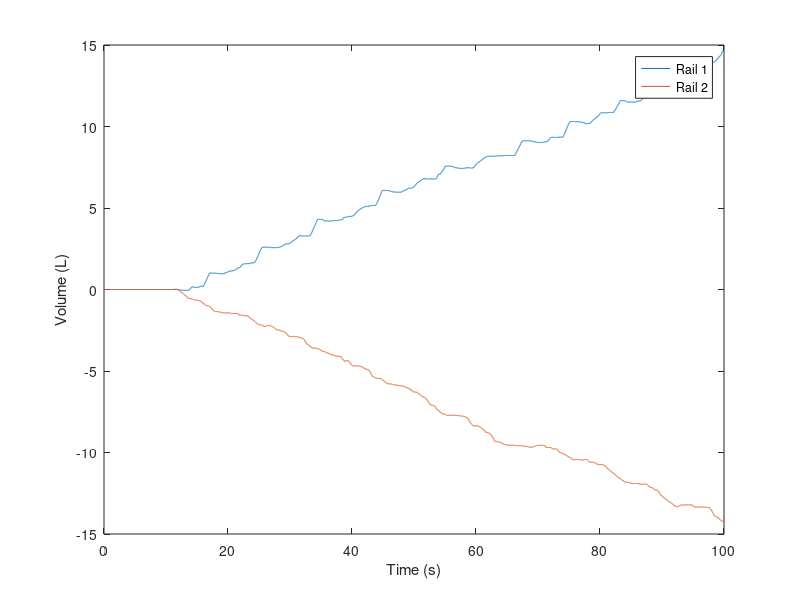

Write the MATLAB code that produced this figure. (Note: this script raises an error after producing the figure.)
%% This code is the one used for the FPMC paper

% Fill / empty the rails so that the accumulators sizes are minimized.

% This version has adjusted the Cost2Switch to hopefully do its job better,
% although the success of this feature has not been tested and is hard to
% see in regular drive cycles. A Drive cycle could be cooked up to test
% whether switches are correctly penalyzed.


clear, close all
% Load Drive Cycle
load('JCB5T_C0P_3CPR_Flows.mat')
% Posative flow is flow leaving the accumulator




% Start at t(end)
dt = t(2)-t(1);
dtscale = 20; % Step through DP at a different time step than the one given by Drive Cycle
DPdt = dtscale*dt;
DPt = 0:DPdt:t(end);


V1 = cumsum(QR_3)*dt;
V2 = cumsum(QR_1)*dt;
V = [V1 V2];
figure, plot(t,V1*1e3,t,V2*1e3)
legend('Rail 1','Rail 2'), ylabel('Volume (L)'), xlabel('Time (s)')

% Set flow rate and cost to switch
Qave = max(abs(V(end,:)/t(end)));
Q = 7.6826e-04;
Cost2Switch = 0*1e-2;

perc_threshold = .1;
K = 1.4;

% nn is the number of time steps with flow it takes to get the the required
% volume
nn = max(ceil(V1(end)/Q/DPdt) +2,ceil(V2(end)/-Q/DPdt) +2);


% Make V_MP - which is a matrix of possible values of V_p at each time
for i = 0:nn-1
    V_MP1(i+1) = i*Q*DPdt;
end
V_MP = [(V_MP1) (-V_MP1)];


% Build the cost
J = NaN(nn^size(V,2),length(DPt));
ind = J;
V1_min = J ;
V1_max = J ;
V2_min = J ;
V2_max = J ;

% Make indexers
a = fliplr(cumsum(ones(1,length(V_MP1)))); b = 2*a(1):-1:a(1)+1;
[x,y] = meshgrid(a,b); X = x(:); Y = y(:);

V1_min(:,end) = -(V(end,1)-V_MP(X));
V1_max(:,end) = -(V(end,1)-V_MP(X));
V2_min(:,end) = -(V(end,2)-V_MP(Y));
V2_max(:,end) = -(V(end,2)-V_MP(Y));

for iii = 1:nn^size(V,2)
    J(iii,end) = get_accum_size(V1_min(iii,end),V1_max(iii,end),perc_threshold,K) + get_accum_size(V2_min(iii,end),V2_max(iii,end),perc_threshold,K) ;
end


%
%PercentDone = 0
for k = 1:length(DPt)-1
    [~,t_ind] = min(abs(t-(t(end)-k*DPdt)));
    
    delV1 = -(V1(t_ind:t_ind+dtscale-1)-V_MP(1));
    delV2 = -(V1(t_ind:t_ind+dtscale-1)-V_MP(1));
    V1_min(1,end-k) = min([V1_min(1,end-k+1), min(delV1)]);
    V1_max(1,end-k) = max([V1_max(1,end-k+1), max(delV1)]);
    V2_min(1,end-k) = min([V2_min(1,end-k+1), min(delV2)]);
    V2_max(1,end-k) = max([V2_max(1,end-k+1), max(delV2)]);

    J(1,end-k) = get_accum_size(V1_min(1,end-k+1),V1_max(1,end-k+1),perc_threshold,K) + get_accum_size(V2_min(1,end-k+1),V2_max(1,end-k+1),perc_threshold,K);

    ind(1,end-k) = 4;
    for j = 2:nn^size(V,2)
        if V_MP(X(j)) == max(V_MP) % The case where rail 1 should not be filled anymore
            [~,ind(j,end-k)] = min([J(j-1,end-k+1)+Cost2Switch*(ind(j,end-k+1)==2|ind(j,end-k+1)==3|ind(j,end-k+1)==4),inf,inf,J(j,end-k+1)+Cost2Switch*(ind(j,end-k+1)==1|ind(j,end-k+1)==2|ind(j,end-k+1)==3)]);
            
        elseif V_MP(Y(j)) == min (V_MP) % The case where rail 2 should not be emptied anymore
            [~,ind(j,end-k)] = min([inf,inf,J(j-length(V_MP1),end-k+1)+Cost2Switch*(ind(j-length(V_MP1),end-k+1)==1|ind(j-length(V_MP1),end-k+1)==2|ind(j-length(V_MP1),end-k+1)==4),J(j,end-k+1)+Cost2Switch*(ind(j,end-k+1)==1|ind(j,end-k+1)==2|ind(j,end-k+1)==3)]);
            %J(j,end-k) = max( [ J(j,end-k) , abs(V(t_ind,1)-V_MP(X(j))) + abs(V(t_ind,2)-V_MP(Y(j))) ] );            
            
        else
            [~,ind(j,end-k)] = min([J(j-1,end-k+1)+Cost2Switch*(ind(j,end-k+1)==2|ind(j,end-k+1)==3|ind(j,end-k+1)==4),J(j-1-length(V_MP1),end-k+1)+Cost2Switch*(ind(j-1-length(V_MP1),end-k+1)==1|ind(j-1- length(V_MP1),end-k+1)==3|ind(j-1- length(V_MP1),end-k+1)==4),J(j-length(V_MP1),end-k+1)+Cost2Switch*(ind(j-length(V_MP1),end-k+1)==1|ind(j-length(V_MP1),end-k+1)==2|ind(j-length(V_MP1),end-k+1)==4),J(j,end-k+1)+Cost2Switch*(ind(j,end-k+1)==1|ind(j,end-k+1)==2|ind(j,end-k+1)==3)]);
            %J(j,end-k) = max([J(j,end-k) , abs(V(t_ind,1)-V_MP(X(j))) + abs(V(t_ind,2)-V_MP(Y(j))) ] ); 
            %J(j,end-k) = J(j,end-k) + abs(V(t_ind,1)-V_MP(X(j))) + abs(V(t_ind,2)-V_MP(Y(j))); 
            
        end

        delV1 = -(V(t_ind:t_ind+dtscale-1,1)-V_MP(X(j)));
        delV2 = -(V(t_ind:t_ind+dtscale-1,2)-V_MP(Y(j)));

        if ind(j,end-k) == 1
            V1_min(j,end-k) = min([V1_min(j-1,end-k+1), min(delV1)]);
            V1_max(j,end-k) = max([V1_max(j-1,end-k+1), max(delV1)]);
            V2_min(j,end-k) = min([V2_min(j-1,end-k+1), min(delV2)]);
            V2_max(j,end-k) = max([V2_max(j-1,end-k+1), max(delV2)]);
        elseif ind(j,end-k) == 2
            V1_min(j,end-k) = min([V1_min(j-1-length(V_MP1),end-k+1), min(delV1)]);
            V1_max(j,end-k) = max([V1_max(j-1-length(V_MP1),end-k+1), max(delV1)]);
            V2_min(j,end-k) = min([V2_min(j-1-length(V_MP1),end-k+1), min(delV2)]);
            V2_max(j,end-k) = max([V2_max(j-1-length(V_MP1),end-k+1), max(delV2)]);
        elseif ind(j,end-k) == 3
            V1_min(j,end-k) = min([V1_min(j-length(V_MP1),end-k+1), min(delV1)]);
            V1_max(j,end-k) = max([V1_max(j-length(V_MP1),end-k+1), max(delV1)]);
            V2_min(j,end-k) = min([V2_min(j-length(V_MP1),end-k+1), min(delV2)]);
            V2_max(j,end-k) = max([V2_max(j-length(V_MP1),end-k+1), max(delV2)]);
        else
            V1_min(j,end-k) = min([V1_min(j,end-k+1), min(delV1)]);
            V1_max(j,end-k) = max([V1_max(j,end-k+1), max(delV1)]);
            V2_min(j,end-k) = min([V2_min(j,end-k+1), min(delV2)]);
            V2_max(j,end-k) = max([V2_max(j,end-k+1), max(delV2)]);
        end

        J(j,end-k) = get_accum_size(V1_min(j,end-k),V1_max(j,end-k),perc_threshold,K) + get_accum_size(V2_min(j,end-k),V2_max(j,end-k),perc_threshold,K);


    end
    
    
    
    PercentDone = 100*k/length(DPt);
    if rem(PercentDone,10) < 100/length(DPt)
        PercentDone = (round(PercentDone,-1))
    end
end
PercentDone = 100



%% Get optimal solution back out
% We have to start at zero flow
MinCost = min(J(end,1))
get_accum_size(V1_min(end,1),V1_max(end,1),perc_threshold,K) + get_accum_size(V2_min(end,1),V2_max(end,1),perc_threshold,K)

current_ind = NaN(size(J,2));
current_ind(1) = size(J,1);
for ii = 1:length(DPt)-1
    if ind(current_ind(ii),ii) == 1
        current_ind(ii+1) = current_ind(ii)-1;
    elseif ind(current_ind(ii),ii) == 2
        current_ind(ii+1) = current_ind(ii) - 1 - length(V_MP1);
    elseif ind(current_ind(ii),ii) == 3
        current_ind(ii+1) = current_ind(ii) - length(V_MP1);
    elseif ind(current_ind(ii),ii) == 4
        current_ind(ii+1) = current_ind(ii);
    end
end

% Find what the volume looks like at each time
V_p1 = 0;
V_p2 = 0;
for jj = 1:length(DPt)-1
    V_p1(jj+1) = V_p1(jj) + (ind(current_ind(jj),jj)==2|ind(current_ind(jj),jj)==3)*Q*DPdt;
    V_p2(jj+1) = V_p2(jj) - (ind(current_ind(jj),jj)==1|ind(current_ind(jj),jj)==2)*Q*DPdt;
end


% What is the required accumulator size?
for i = 1:length(t)
    [~,DPt_ind] = min(abs( DPt - t(i) + DPdt/2 - t(2)));
    DelV1(i) =  V_p1(DPt_ind) - V(i,1);
    DelV2(i)=  V_p2(DPt_ind) - V(i,2);
end
%figure, plot(t,DelV1), ylabel('$\Delta V (m^3)$','interpreter','latex'), xlabel('Time (s)','interpreter','latex')
%figure, plot(t,DelV2), ylabel('$\Delta V (m^3)$','interpreter','latex'), xlabel('Time (s)','interpreter','latex')


delV_max1 = max(DelV1) ; [delV_max1, V1_max(end,1)]
delV_min1 = min(DelV1) ; [delV_min1, V1_min(end,1)]
delV_max2 = max(DelV2) ; [delV_max2, V2_max(end,1)]
delV_min2 = min(DelV2) ; [delV_min2, V2_min(end,1)]
Accumulator_size1_actual = get_accum_size(delV_min1,delV_max1,perc_threshold,K);
Accumulator_size2_actual = get_accum_size(delV_min2,delV_max2,perc_threshold,K);

Total_Accum = Accumulator_size1_actual + Accumulator_size2_actual

figure
plot(t,V*1e3,DPt,V_p1*1e3,DPt,V_p2*1e3), legend('Rail 1 Flow','Rail 2 Flow','Flow delivered to Rail 1 by Pump','Flow delivered to Rail 2 by Pump','Location','NorthWest')
%title(['Accumulator Sizes = [',num2str(Accumulator_size1_actual*1000),' , ',num2str(Accumulator_size2_actual*1000) , ']',' Liters'])
ylabel('Volume (L)'), xlabel('Time (s)')

%% Plot Fluid volume in each accum
Vf1 = DelV1 - delV_min1;
Vf2 = DelV2 - delV_min2;

figure, plot(t,Vf1*1e3,t,Vf2*1e3), xlabel('Time (s)'), ylabel('Volume (L)')

%% plot Pressure in each accum
P1_over_Prail = ( (Accumulator_size1_actual+delV_min1) ./ (Accumulator_size1_actual - Vf1) ).^K;
P2_over_Prail = ( (Accumulator_size2_actual+delV_min2) ./ (Accumulator_size2_actual - Vf2) ).^K;

figure, plot(t,P1_over_Prail-1,t,P2_over_Prail-1), xlabel('Time (s)'), ylabel('$\frac{|P(t) - P_{rail}|}{P_{rail}}$','interpreter','latex','FontSize',22.5), hold on
plot([0, t(end)],[perc_threshold, perc_threshold],'k--',[0, t(end)],[-perc_threshold, -perc_threshold],'--k'), ylim(1.25*[-perc_threshold perc_threshold]), hold off

ylh = get(gca,'ylabel');
gyl = get(ylh);                                                         % Object Information
ylp = get(ylh, 'Position');
set(ylh, 'Rotation',0, 'Position',ylp, 'VerticalAlignment','middle', 'HorizontalAlignment','center')


%% Make table for changing perc_threshold
thresh_vals = [.05 .1 .2] ;
k_vals = [1 1.4];
[a b] = ndgrid(thresh_vals,k_vals);
a = a(:); b = b(:);
for i = 1:length(a)
    perc_threshold = a(i);
    K = b(i);
    Accumulator_Size(i) = get_accum_size(delV_min1,delV_max1,perc_threshold,K);
end
[a b Accumulator_Size'*1000]





function Vt = get_accum_size(Vmin,Vmax,chi,k)
    Vmin = min([0,Vmin]);
    Vmax = max([0,Vmax]);

    Vt_1 = -Vmin*(1-(1-chi)^(1/k))^(-1); % Total volume required to keep Vmin within the pressure tolerances
    
    % Find Vt 2...
    Vt_2 = ( (1+chi)^(1/k)*(Vmin-Vmax) - Vmin ) /(1 - (1+chi)^(1/k) );

    % Total required accumulator volume:
    Vt = max([Vt_1 Vt_2]);
end